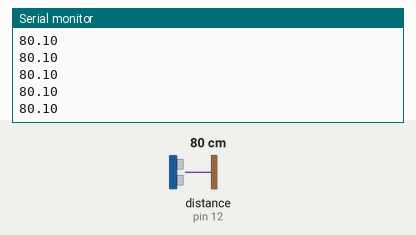
Simulated run of this sketch. Board: Arduino Uno, built with avr-gcc and run on an emulated ATmega328P. Parts: the last lines printed to the serial monitor. Wiring (inferred from the names in the program): ultrasonic range finder: trigger pin 13; echo pin 12. Inputs (shaded band) come from the test bench; at power-on: distance to the obstacle (sensor on pin 12) 80 cm. The echo pulse lasts 58.3 µs per cm.

Above: at 1.2 s.
1.3 s: distance to the obstacle (sensor on pin 12) set to 2 cm
At 1.6 s:
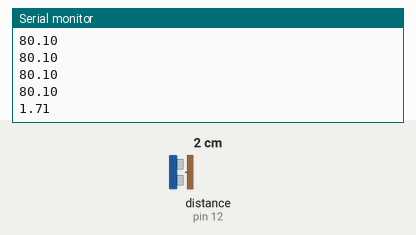
2.8 s: distance to the obstacle (sensor on pin 12) set to 4 cm
At 2.8 s:
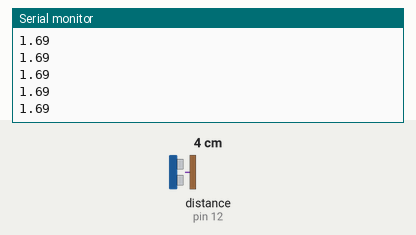
Timing chart, 0 to 5.8 s (numbered marks = the images above; inputs shaded):
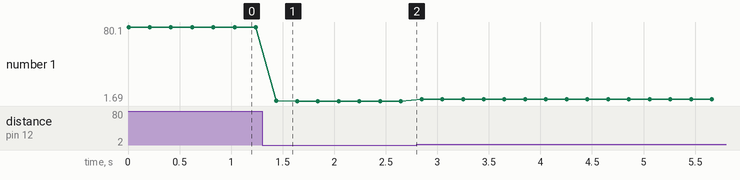

The sketch:

YairGod.ino
```cpp
/*
Puente h para los motores,
Sensores de color TCS3200,
MicroSevo *Pendiente*,
Sensor Utrasonido,
Pantalla LCD
*/

//global variables
const int s0 = 1;
const int s1 = 2;
const int s2 = 3;
const int s3 = 4;
const int out = 5;
int OUTPUT4 = 6;
int OUTPUT3 = 7;
int OUTPUT2 = 8;
int OUTPUT1 = 9;
int rojo = 0;
int verde = 0;
int azul = 0;
int SC = 0;

class SensorColor
{
public:
    int pines[5] = {s0, s1, s2, s3};
    int out = 5;
    int output[4] = {OUTPUT1, OUTPUT2, OUTPUT3, OUTPUT4};
    int color[4] = {rojo, verde, azul, SC};
    void setup()
    {
        for (int i = 0; i < 4; i++)
        {
            pinMode(pines[i], OUTPUT);
            digitalWrite(pines[i], LOW);
        }
        pinMode(out, INPUT);
        for (int i = 0; i < 4; i++)
        {
            pinMode(output[i], OUTPUT);
            digitalWrite(output[i], LOW);
        }
        digitalWrite(pines[0], HIGH);
        digitalWrite(pines[1], HIGH);
    }
    void LecturaColor()
    {
        for (int i = 0; i < 4; i++)
        {
            color[i] = pulseIn(out, digitalRead(out) == HIGH ? LOW : HIGH);
        }
    }
};

class PuenteH
{
public:
    int motorD[2] = {3, 4};
    int motorI[2] = {5, 6};
    int VelocidadesD = 7;
    int VelocidadesI = 8;
    void setup()
    {
        for (int i = 0; i < 2; i++)
        {
            pinMode(motorD[i], OUTPUT);
            pinMode(motorI[i], OUTPUT);
        }
        pinMode(VelocidadesD, OUTPUT);
        pinMode(VelocidadesI, OUTPUT);
    }
    void Avanzar(int velocidad)
    {
        digitalWrite(motorD[0], HIGH);
        digitalWrite(motorD[1], LOW);
        digitalWrite(motorI[0], LOW);
        digitalWrite(motorI[1], HIGH);
        analogWrite(VelocidadesD, velocidad);
        analogWrite(VelocidadesI, velocidad);
    }
    void Retroceder(int velocidad)
    {
        digitalWrite(motorD[0], LOW);
        digitalWrite(motorD[1], HIGH);
        digitalWrite(motorI[0], HIGH);
        digitalWrite(motorI[1], LOW);
        analogWrite(VelocidadesD, velocidad);
        analogWrite(VelocidadesI, velocidad);
    }
    void Detener()
    {
        digitalWrite(motorD[0], LOW);
        digitalWrite(motorD[1], LOW);
        digitalWrite(motorI[0], LOW);
        digitalWrite(motorI[1], LOW);
        analogWrite(VelocidadesD, 0);
        analogWrite(VelocidadesI, 0);
    }
    void Derecha()
    {
        digitalWrite(motorD[0], HIGH);
        digitalWrite(motorD[1], LOW);
        digitalWrite(motorI[0], LOW);
        digitalWrite(motorI[1], HIGH);
        analogWrite(VelocidadesD, 255);
        analogWrite(VelocidadesI, 255);
    }
    void Izquierda()
    {
        digitalWrite(motorD[0], LOW);
        digitalWrite(motorD[1], HIGH);
        digitalWrite(motorI[0], HIGH);
        digitalWrite(motorI[1], LOW);
        analogWrite(VelocidadesD, 255);
        analogWrite(VelocidadesI, 255);
    }
};

class SensorUtrasonido
{
public:
    int trigger = 13;
    int echo = 12;
    float distancia = 0;
    void setup()
    {
        pinMode(trigger, OUTPUT);
        pinMode(echo, INPUT);
    }
    void Lectura()
    {
        digitalWrite(trigger, HIGH);
        delayMicroseconds(10);
        digitalWrite(trigger, LOW);
        distancia = pulseIn(echo, HIGH) / 58.0;
        Serial.println(distancia);
    }
};

SensorColor sensorColor;
PuenteH puenteH;
SensorUtrasonido sensorUtrasonido;
void setup()
{
    Serial.begin(9600);
    //sensorColor.setup();
    sensorUtrasonido.setup();
}

void loop()
{
    sensorUtrasonido.Lectura();
    delay(200);
}
```

Measured:
- after the input at 1.3 s, the serial monitor: prints a new line after 0.14 s (image 1)
- plotted number 1: 80.1 → 1.69 after the input at 1.3 s, 1.69 → 3.71 after the input at 2.8 s
